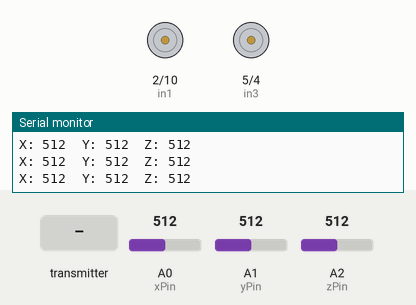
The sketch below on a simulated Arduino Uno, built with avr-gcc and run on an emulated ATmega328P. On the bench: motor-driver pin pairs drawn as motors (green arrow = first pin HIGH = forward, orange = second pin HIGH = backward, longer = more drive), the last lines printed to the serial monitor. Inputs (shaded band) come from the test bench; at power-on: A0 (xPin) = 512, A1 (yPin) = 512, A2 (zPin) = 512. No radio packets arrive unless stated.

Above: at 1.3 s.
1.4 s: the transmitter starts sending distance = 256
At 2.3 s:
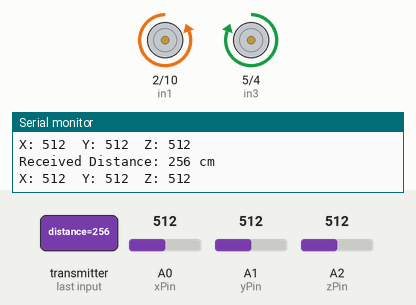
3.0 s: the transmitter starts sending distance = 0
At 3.7 s:
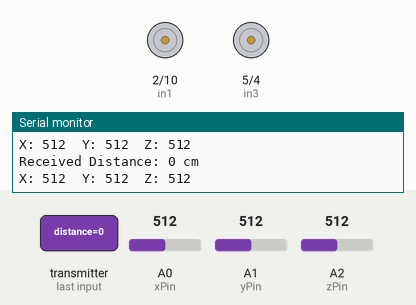
4.5 s: the transmitter starts sending distance = 512
At 4.9 s:
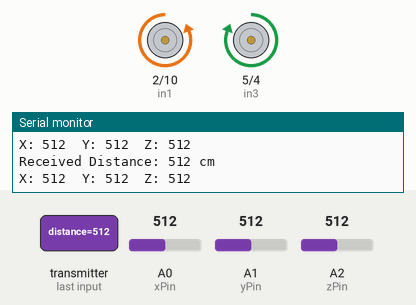
6.0 s: A0 (xPin) set to 991
9.0 s: A0 (xPin) set to 1009
Timing chart, 0 to 12.0 s (numbered marks = the images above; inputs shaded):
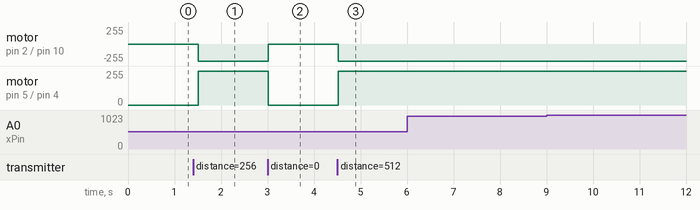

The sketch:

RECEIVER.ino
```cpp
#include <SPI.h>
#include <nRF24L01.h>
#include <RF24.h>

RF24 radio(7, 8); // CE, CSN

const byte address[6] = "00001";

// Define motor driver pins
const int in1 = 2;
const int in2 = 10;
const int in3 = 5;
const int in4 = 4;

// Define accelerometer pins
const int xPin = A0;
const int yPin = A1;
const int zPin = A2;

const int accelerometerThreshold = 400;

// Define minimum distance to trigger "speed is decreasing" message (in cm)
//const int mindistance = 50;
int distance;

void setup() {
  // Initialize serial communication
  Serial.begin(9600);
  radio.begin();
  radio.openReadingPipe(0, address);
  radio.setPALevel(RF24_PA_MIN);
  radio.startListening();

  // Set motor driver pins as outputs
  pinMode(in1, OUTPUT);
  pinMode(in2, OUTPUT);
  pinMode(in3, OUTPUT);
  pinMode(in4, OUTPUT);


}

void loop() {


  if (radio.available()) {

    // Read distance data
    radio.read(&distance, sizeof(distance));

    // Print received distance data
    Serial.print("Received Distance: ");
    Serial.print(distance);
    Serial.println(" cm");
    //delay(1000);
    digitalWrite(in1, LOW);
  digitalWrite(in2, HIGH);
  digitalWrite(in3, HIGH);
  digitalWrite(in4, LOW);


  if(distance<50){
     digitalWrite(in1, LOW);
  digitalWrite(in2, LOW);
  digitalWrite(in3, LOW);
  digitalWrite(in4, LOW);
  }
    }

   int xValue = analogRead(xPin);
  int yValue = analogRead(yPin);
  int zValue = analogRead(zPin);

  Serial.print("X: ");
  Serial.print(xValue);
  Serial.print("\tY: ");
  Serial.print(yValue);
  Serial.print("\tZ: ");
  Serial.println(zValue);


  delay(500);

}
```

Measured:
- after the input at 1.4 s, motor on pin 2 (in1) / pin 10 (in2): stopped → backward 255/255 after 0.11 s; motor on pin 5 (in3) / pin 4 (in4): stopped → forward 255/255 after 0.11 s
- after the input at 3.0 s, motor on pin 2 (in1) / pin 10 (in2): backward 255/255 → stopped at once; motor on pin 5 (in3) / pin 4 (in4): forward 255/255 → stopped at once
- after the input at 4.5 s, motor on pin 2 (in1) / pin 10 (in2): stopped → backward 255/255 at once; motor on pin 5 (in3) / pin 4 (in4): stopped → forward 255/255 at once
